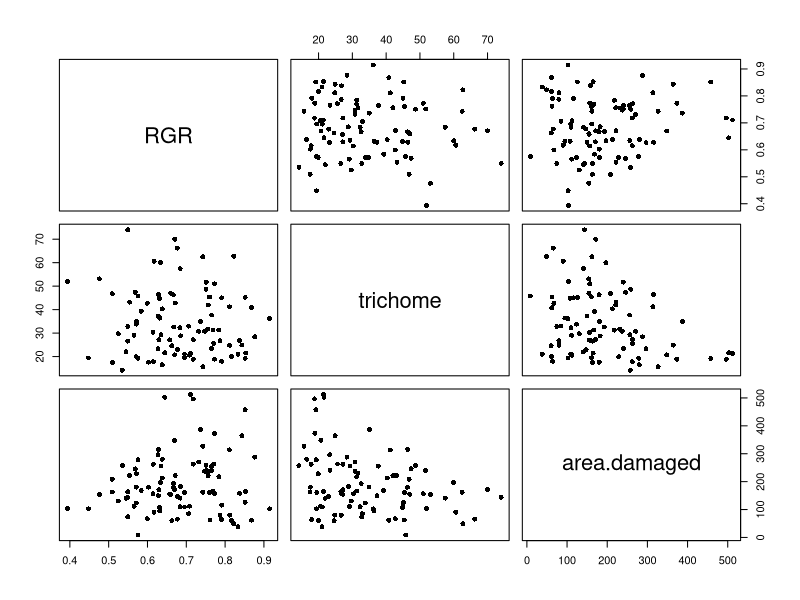
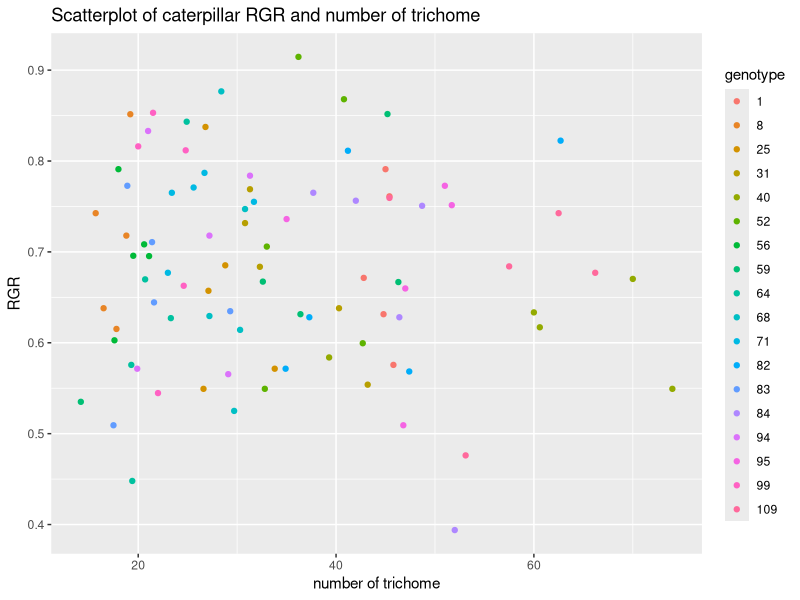
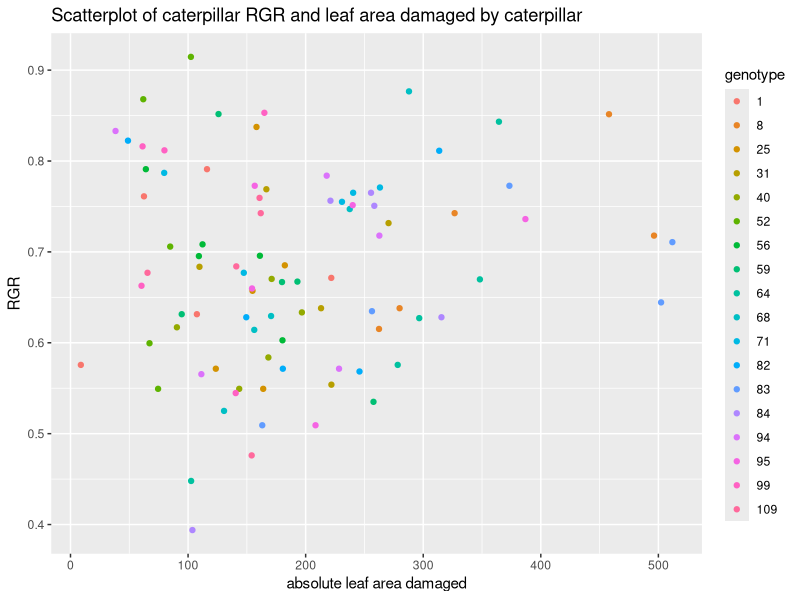
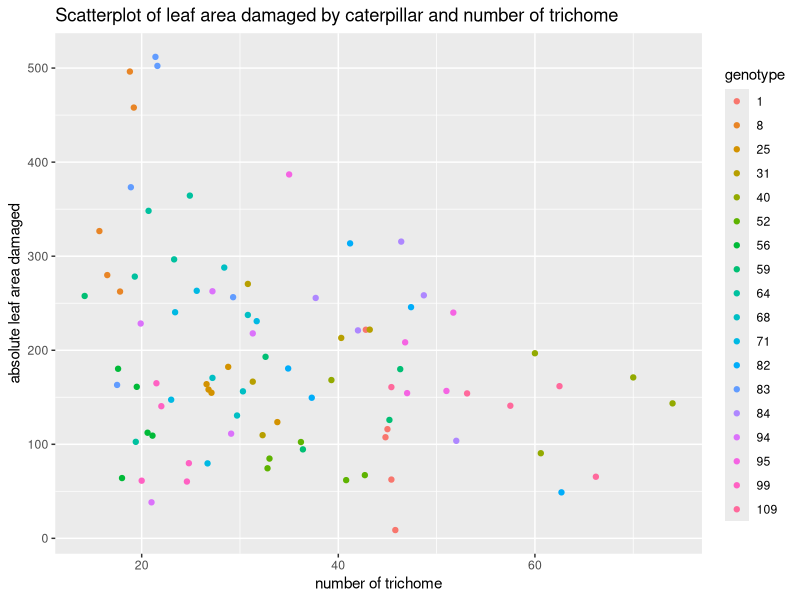
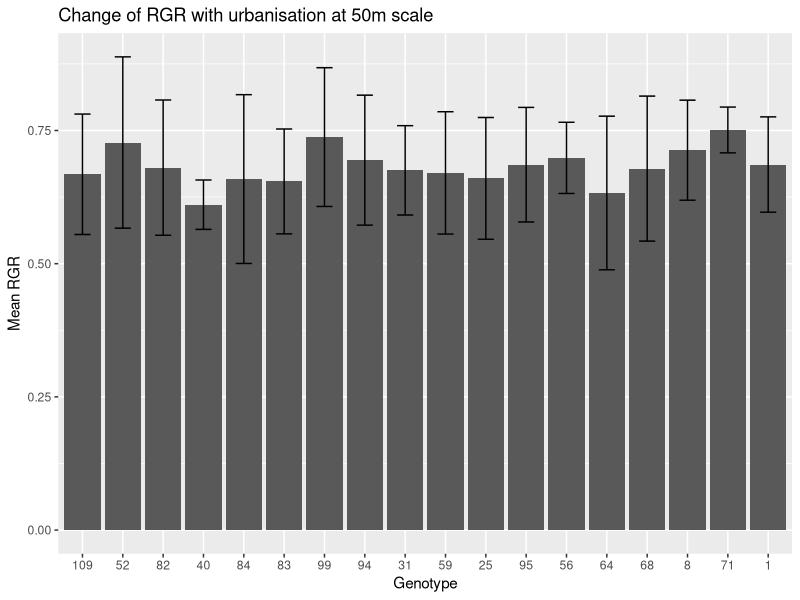
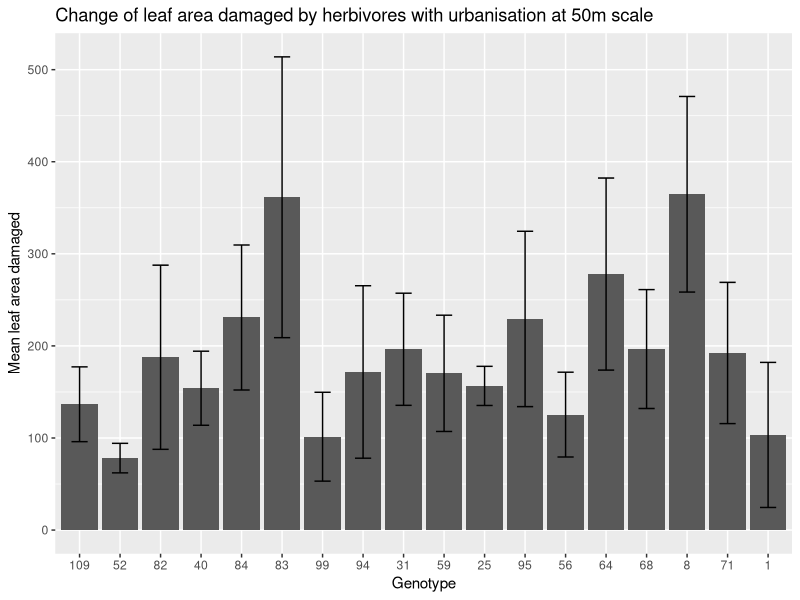
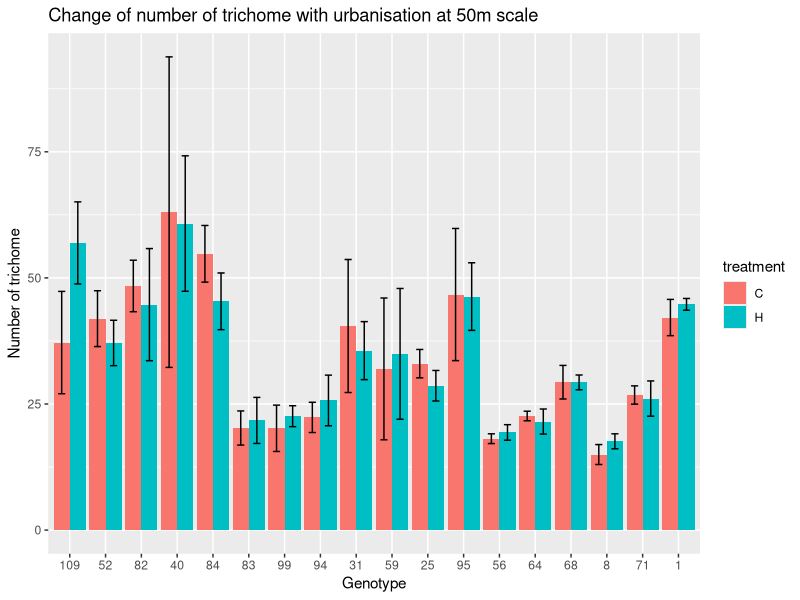
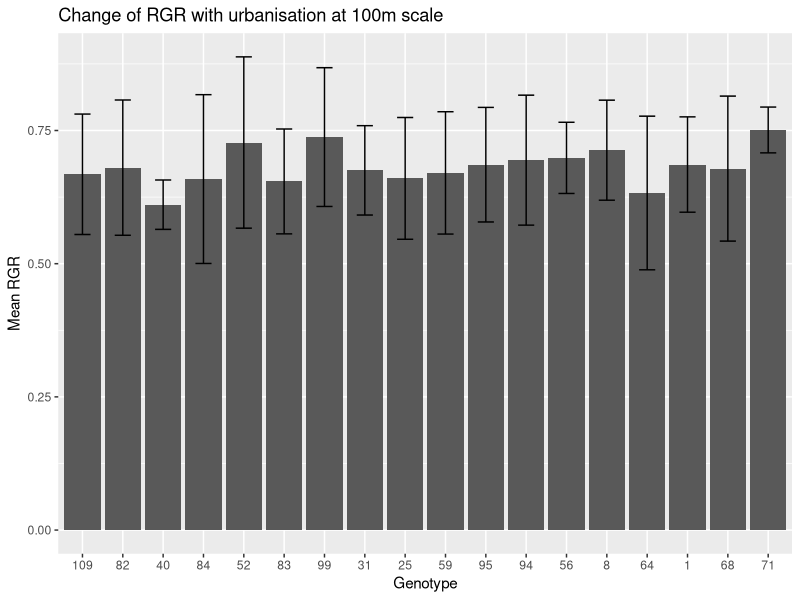

Recreate these plots in R, in order.
## ---- chunk 1
knitr::opts_chunk$set(echo = TRUE, warning = FALSE)
## ---- chunk 2
# load library
library(tidyverse)

# read data

## caterpillar weight in 4 days
caterpillar <- read.csv("caterpillar.wt_HT.csv", header = TRUE)
View(caterpillar)
## calculate RGR
cater.RGR <- caterpillar %>%
  mutate(RGR = (log(d5/d1)) / (5-1))
View(cater.RGR)

## number of trichome
trichome <- read.csv("no.trichomes_HT.csv", header = TRUE)
View(trichome)

## plant above- and belowground biomass
plant.biomass <- read.csv("plant.biomass_HT.csv", header = TRUE)
plant.biomass <- merge(plant.biomass, trichome, by=c("genotype", "replicate", "treatment"))

## leaf area
area.C <- read.csv("area_control.csv", header = TRUE)
View(area.C)
area.H <- read.csv("area_herbivory.csv", header = TRUE)
View(area.H)

# read spatial data
BU <- read.csv("mother_BU.csv", header = TRUE)
View(BU)
## ---- chunk 3
# select values of trichomes from herbivore treatment
trichome.H <- filter(trichome, treatment == "H")
View(trichome.H)

# create new working dataframe combining three variables: relative growth rate (RGR) of caterpillars, number of trichomes, absolute leaf area damaged by caterpillars.
herbivory <- merge(cater.RGR, trichome.H, by = c("genotype", "replicate"))
herbivory <- merge(herbivory, area.H, by = c("genotype", "replicate"))
herbivory <- cbind(cater.RGR, trichome.H[4], area.H[,-(1:3)])
View(herbivory)
herbivory$genotype <- as.factor(herbivory$genotype)

# correlations of RGR, number of trichome, parameters related to leaf area
cor.herbivory <- select(herbivory, RGR, trichome, area.undamaged, area.total, area.damaged, perc.damaged)
round(cor(cor.herbivory), 2)

cor.test(herbivory$trichome, herbivory$RGR)
cor.test(herbivory$area.damaged, herbivory$RGR)
cor.test(herbivory$trichome, herbivory$area.damaged)

# plot in one single image
newdata <- herbivory[, c(1,8:9,12)]
plot(newdata[,-1], pch=16)

# make scatterplots colored by "genotype"
library(ggplot2)
ggplot(herbivory, aes(trichome, RGR, color=genotype)) +
  geom_point() +
  labs(title = "Scatterplot of caterpillar RGR and number of trichome", x = "number of trichome", y = "RGR")

ggplot(herbivory, aes(area.damaged, RGR, color=genotype)) +
  geom_point() +
  labs(title = "Scatterplot of caterpillar RGR and leaf area damaged by caterpillar", x = "absolute leaf area damaged", y = "RGR")

ggplot(herbivory, aes(trichome, area.damaged, color=genotype)) +
  geom_point() +
  labs(title = "Scatterplot of leaf area damaged by caterpillar and number of trichome", x = "number of trichome", y = "absolute leaf area damaged")


## ---- chunk 4
# How RGR, leaf area damaged by herbivores, number of trichome per genotype with urbanisation. Make scatterplots.
  
# Select available dataframes: "herbivory" ,"trichome".
# Summarize the mean and sd.
library(plyr)
mRGR.area <- ddply(herbivory, "genotype", summarise,
                   mRGR = mean(RGR),
                   sd.RGR = sd(RGR),
                   marea = mean(area.damaged),
                   sd.area = sd(area.damaged)
                   )


mtric <- ddply(trichome, c("genotype", "treatment"), summarise,
                   mtric = mean(trichome),
                   sd.tric =sd(trichome)
                   )


# add spatial data
mRGR.area.BU <- merge(mRGR.area, BU, by="genotype")

mtric.BU <- merge(mtric, BU, by="genotype")
mtric.BU$genotype <- factor(mtric.BU$genotype)



## ---- chunk 5
# order genotypes by urbanisation
mRGR.area.BU <- mRGR.area.BU %>% arrange(d50) %>%
  mutate(genotype = factor(genotype, unique(genotype)))

mtric.BU <- mtric.BU %>% arrange(d50) %>%
  mutate(genotype = factor(genotype, unique(genotype)))

# make error bar plots
p.RGR50 <- ggplot(mRGR.area.BU, aes(x=genotype, y=mRGR)) +
  geom_bar(stat = "identity",
           position = position_dodge()) +
  geom_errorbar(aes(ymin=mRGR-sd.RGR, ymax=mRGR+sd.RGR), width=.4,
                position = position_dodge(.9)) +
  labs(title="Change of RGR with urbanisation at 50m scale", x="Genotype", y="Mean RGR")
p.RGR50

p.area50 <- ggplot(mRGR.area.BU, aes(x=genotype, y=marea)) +
  geom_bar(stat = "identity",
           position = position_dodge()) +
  geom_errorbar(aes(ymin=marea-sd.area, ymax=marea+sd.area), width=.4,
                position = position_dodge(.9)) +
  labs(title="Change of leaf area damaged by herbivores with urbanisation at 50m scale", x="Genotype", y="Mean leaf area damaged")
p.area50


p.tric50 <- ggplot(mtric.BU, aes(x=genotype, y=mtric, fill=treatment)) +
  geom_bar(stat = "identity",
           position = position_dodge()) +
  geom_errorbar(aes(ymin=mtric-sd.tric, ymax=mtric+sd.tric), width=.4,
                position = position_dodge(.9)) +
  labs(title="Change of number of trichome with urbanisation at 50m scale", x="Genotype", y="Number of trichome")
p.tric50
## ---- chunk 6
# order genotypes by urbanisation
mRGR.area.BU <- mRGR.area.BU %>% arrange(d100) %>%
  mutate(genotype = factor(genotype, unique(genotype)))

mtric.BU <- mtric.BU %>% arrange(d100) %>%
  mutate(genotype = factor(genotype, unique(genotype)))

# make error bar plots
p.RGR100 <- ggplot(mRGR.area.BU, aes(x=genotype, y=mRGR)) +
  geom_bar(stat = "identity",
           position = position_dodge()) +
  geom_errorbar(aes(ymin=mRGR-sd.RGR, ymax=mRGR+sd.RGR), width=.4,
                position = position_dodge(.9)) +
  labs(title="Change of RGR with urbanisation at 100m scale", x="Genotype", y="Mean RGR")
p.RGR100

p.area100 <- ggplot(mRGR.area.BU, aes(x=genotype, y=marea)) +
  geom_bar(stat = "identity",
           position = position_dodge()) +
  geom_errorbar(aes(ymin=marea-sd.area, ymax=marea+sd.area), width=.4,
                position = position_dodge(.9)) +
  labs(title="Change of leaf area damaged by herbivores with urbanisation at 100m scale", x="Genotype", y="Mean leaf area damaged")
p.area100

p.tric100 <- ggplot(mtric.BU, aes(x=genotype, y=mtric, fill=treatment)) +
  geom_bar(stat = "identity",
           position = position_dodge()) +
  geom_errorbar(aes(ymin=mtric-sd.tric, ymax=mtric+sd.tric), width=.4,
                position = position_dodge(.9)) +
  labs(title="Change of number of trichome with urbanisation at 100m scale", x="Genotype", y="Number of trichome")
p.tric100
## ---- chunk 7
# order genotypes by urbanisation
mRGR.area.BU <- mRGR.area.BU %>% arrange(d200) %>%
  mutate(genotype = factor(genotype, unique(genotype)))

mtric.BU <- mtric.BU %>% arrange(d200) %>%
  mutate(genotype = factor(genotype, unique(genotype)))

# make error bar plots
p.RGR200 <- ggplot(mRGR.area.BU, aes(x=genotype, y=mRGR)) +
  geom_bar(stat = "identity",
           position = position_dodge()) +
  geom_errorbar(aes(ymin=mRGR-sd.RGR, ymax=mRGR+sd.RGR), width=.4,
                position = position_dodge(.9)) +
  labs(title="Change of RGR with urbanisation at 200m scale", x="Genotype", y="Mean RGR")
p.RGR200

p.area200 <- ggplot(mRGR.area.BU, aes(x=genotype, y=marea)) +
  geom_bar(stat = "identity",
           position = position_dodge()) +
  geom_errorbar(aes(ymin=marea-sd.area, ymax=marea+sd.area), width=.4,
                position = position_dodge(.9)) +
  labs(title="Change of leaf area damaged by herbivores with urbanisation at 200m scale", x="Genotype", y="Mean leaf area damaged")
p.area200

p.tric200 <- ggplot(mtric.BU, aes(x=genotype, y=mtric, fill=treatment)) +
  geom_bar(stat = "identity",
           position = position_dodge()) +
  geom_errorbar(aes(ymin=mtric-sd.tric, ymax=mtric+sd.tric), width=.4,
                position = position_dodge(.9)) +
  labs(title="Change of number of trichome with urbanisation at 200m scale", x="Genotype", y="Number of trichome")
p.tric200
## ---- chunk 8
# order genotypes by urbanisation
mRGR.area.BU <- mRGR.area.BU %>% arrange(d400) %>%
  mutate(genotype = factor(genotype, unique(genotype)))

mtric.BU <- mtric.BU %>% arrange(d400) %>%
  mutate(genotype = factor(genotype, unique(genotype)))

# make error bar plots
p.RGR400 <- ggplot(mRGR.area.BU, aes(x=genotype, y=mRGR)) +
  geom_bar(stat = "identity",
           position = position_dodge()) +
  geom_errorbar(aes(ymin=mRGR-sd.RGR, ymax=mRGR+sd.RGR), width=.4,
                position = position_dodge(.9)) +
  labs(title="Change of RGR with urbanisation at 400m scale", x="Genotype", y="Mean RGR")
p.RGR400

p.area400 <- ggplot(mRGR.area.BU, aes(x=genotype, y=marea)) +
  geom_bar(stat = "identity",
           position = position_dodge()) +
  geom_errorbar(aes(ymin=marea-sd.area, ymax=marea+sd.area), width=.4,
                position = position_dodge(.9)) +
  labs(title="Change of leaf area damaged by herbivores with urbanisation at 400m scale", x="Genotype", y="Mean leaf area damaged")
p.area400

p.tric400 <- ggplot(mtric.BU, aes(x=genotype, y=mtric, fill=treatment)) +
  geom_bar(stat = "identity",
           position = position_dodge()) +
  geom_errorbar(aes(ymin=mtric-sd.tric, ymax=mtric+sd.tric), width=.4,
                position = position_dodge(.9)) +
  labs(title="Change of number of trichome with urbanisation at 400m scale", x="Genotype", y="Number of trichome")
p.tric400
## ---- chunk 9
# order genotypes by urbanisation
mRGR.area.BU <- mRGR.area.BU %>% arrange(d800) %>%
  mutate(genotype = factor(genotype, unique(genotype)))

mtric.BU <- mtric.BU %>% arrange(d800) %>%
  mutate(genotype = factor(genotype, unique(genotype)))

# make error bar plots
p.RGR800 <- ggplot(mRGR.area.BU, aes(x=genotype, y=mRGR)) +
  geom_bar(stat = "identity",
           position = position_dodge()) +
  geom_errorbar(aes(ymin=mRGR-sd.RGR, ymax=mRGR+sd.RGR), width=.4,
                position = position_dodge(.9)) +
  labs(title="Change of RGR with urbanisation at 800m scale", x="Genotype", y="Mean RGR")
p.RGR800

p.area800 <- ggplot(mRGR.area.BU, aes(x=genotype, y=marea)) +
  geom_bar(stat = "identity",
           position = position_dodge()) +
  geom_errorbar(aes(ymin=marea-sd.area, ymax=marea+sd.area), width=.4,
                position = position_dodge(.9)) +
  labs(title="Change of leaf area damaged by herbivores with urbanisation at 800m scale", x="Genotype", y="Mean leaf area damaged")
p.area800

p.tric800 <- ggplot(mtric.BU, aes(x=genotype, y=mtric, fill=treatment)) +
  geom_bar(stat = "identity",
           position = position_dodge()) +
  geom_errorbar(aes(ymin=mtric-sd.tric, ymax=mtric+sd.tric), width=.4,
                position = position_dodge(.9)) +
  labs(title="Change of number of trichome with urbanisation at 800m scale", x="Genotype", y="Number of trichome")
p.tric800
## ---- chunk 10
# order genotypes by urbanisation
mRGR.area.BU <- mRGR.area.BU %>% arrange(d1600) %>%
  mutate(genotype = factor(genotype, unique(genotype)))

mtric.BU <- mtric.BU %>% arrange(d1600) %>%
  mutate(genotype = factor(genotype, unique(genotype)))

# make error bar plots
p.RGR1600 <- ggplot(mRGR.area.BU, aes(x=genotype, y=mRGR)) +
  geom_bar(stat = "identity",
           position = position_dodge()) +
  geom_errorbar(aes(ymin=mRGR-sd.RGR, ymax=mRGR+sd.RGR), width=.4,
                position = position_dodge(.9)) +
  labs(title="Change of RGR with urbanisation at 1600m scale", x="Genotype", y="Mean RGR")
p.RGR1600

p.area1600 <- ggplot(mRGR.area.BU, aes(x=genotype, y=marea)) +
  geom_bar(stat = "identity",
           position = position_dodge()) +
  geom_errorbar(aes(ymin=marea-sd.area, ymax=marea+sd.area), width=.4,
                position = position_dodge(.9)) +
  labs(title="Change of leaf area damaged by herbivores with urbanisation at 1600m scale", x="Genotype", y="Mean leaf area damaged")
p.area1600

p.tric1600 <- ggplot(mtric.BU, aes(x=genotype, y=mtric, fill=treatment)) +
  geom_bar(stat = "identity",
           position = position_dodge()) +
  geom_errorbar(aes(ymin=mtric-sd.tric, ymax=mtric+sd.tric), width=.4,
                position = position_dodge(.9)) +
  labs(title="Change of number of trichome with urbanisation at 1600m scale", x="Genotype", y="Number of trichome")
p.tric1600
## ---- chunk 11
# order genotypes by urbanisation
mRGR.area.BU <- mRGR.area.BU %>% arrange(d2400) %>%
  mutate(genotype = factor(genotype, unique(genotype)))

mtric.BU <- mtric.BU %>% arrange(d2400) %>%
  mutate(genotype = factor(genotype, unique(genotype)))

# make error bar plots
p.RGR2400 <- ggplot(mRGR.area.BU, aes(x=genotype, y=mRGR)) +
  geom_bar(stat = "identity",
           position = position_dodge()) +
  geom_errorbar(aes(ymin=mRGR-sd.RGR, ymax=mRGR+sd.RGR), width=.4,
                position = position_dodge(.9)) +
  labs(title="Change of RGR with urbanisation at 2400m scale", x="Genotype", y="Mean RGR")
p.RGR2400

p.area2400 <- ggplot(mRGR.area.BU, aes(x=genotype, y=marea)) +
  geom_bar(stat = "identity",
           position = position_dodge()) +
  geom_errorbar(aes(ymin=marea-sd.area, ymax=marea+sd.area), width=.4,
                position = position_dodge(.9)) +
  labs(title="Change of leaf area damaged by herbivores with urbanisation at 2400m scale", x="Genotype", y="Mean leaf area damaged")
p.area2400

p.tric2400 <- ggplot(mtric.BU, aes(x=genotype, y=mtric, fill=treatment)) +
  geom_bar(stat = "identity",
           position = position_dodge()) +
  geom_errorbar(aes(ymin=mtric-sd.tric, ymax=mtric+sd.tric), width=.4,
                position = position_dodge(.9)) +
  labs(title="Change of number of trichome with urbanisation at 2400m scale", x="Genotype", y="Number of trichome")
p.tric2400
## ---- chunk 12
# order genotypes by urbanisation
mRGR.area.BU <- mRGR.area.BU %>% arrange(d3200) %>%
  mutate(genotype = factor(genotype, unique(genotype)))

mtric.BU <- mtric.BU %>% arrange(d3200) %>%
  mutate(genotype = factor(genotype, unique(genotype)))

# make error bar plots
p.RGR3200 <- ggplot(mRGR.area.BU, aes(x=genotype, y=mRGR)) +
  geom_bar(stat = "identity",
           position = position_dodge()) +
  geom_errorbar(aes(ymin=mRGR-sd.RGR, ymax=mRGR+sd.RGR), width=.4,
                position = position_dodge(.9)) +
  labs(title="Change of RGR with urbanisation at 3200m scale", x="Genotype", y="Mean RGR")
p.RGR3200

p.area3200 <- ggplot(mRGR.area.BU, aes(x=genotype, y=marea)) +
  geom_bar(stat = "identity",
           position = position_dodge()) +
  geom_errorbar(aes(ymin=marea-sd.area, ymax=marea+sd.area), width=.4,
                position = position_dodge(.9)) +
  labs(title="Change of leaf area damaged by herbivores with urbanisation at 3200m scale", x="Genotype", y="Mean leaf area damaged")
p.area3200

p.tric3200 <- ggplot(mtric.BU, aes(x=genotype, y=mtric, fill=treatment)) +
  geom_bar(stat = "identity",
           position = position_dodge()) +
  geom_errorbar(aes(ymin=mtric-sd.tric, ymax=mtric+sd.tric), width=.4,
                position = position_dodge(.9)) +
  labs(title="Change of number of trichome with urbanisation at 3200m scale", x="Genotype", y="Number of trichome")
p.tric3200
## ---- chunk 13
# dataframes: "herbivory", "trichome"
# Compute the analysis of variance
area.aov <- aov(area.damaged ~ genotype, data = herbivory)
summary(area.aov)

RGR.aov <- aov(RGR ~ genotype, data = herbivory)
summary(RGR.aov)

trichome$genotype <- as.factor(trichome$genotype)
tric.aov <- aov(trichome ~ genotype+treatment, data = trichome)
summary(tric.aov)

# categorize as rural and urban groups
urban50 <- BU %>% top_n(9, d50)      ###select the most urban genotypes
urban50 <- cbind(habitat = "urban", urban50)      ###add a new column marked as "urban" habitat 

rural50 <- BU %>% top_n(-9, d50)     ###select the most rural genotypes
rural50 <- cbind(habitat = "rural", rural50)      ###add a new column marked as "rural" habitat 

ru50 <- rbind(urban50, rural50)

tric.BU.50 <- merge(trichome, ru50, by = "genotype")
View(tric.BU.50)
# Difference of trichome number between urban and rural genotypes
tric.aov1 <- aov(trichome ~ habitat, data = tric.BU.50)
summary(tric.aov1)
## ---- chunk 14
# add spatial data to herbivory data
herbivory.BU <- merge(herbivory, BU, by = "genotype")
View(herbivory.BU)
## ---- chunk 15
herbivory.BU$genotype <- as.factor(herbivory.BU$genotype)
# gather data by radii
herbivory.BU.L <- gather(herbivory.BU, `d50`, `d100`, `d200`, `d400`, `d800`, `d1600`, `d2400`, `d3200`, 
       key = "radii", value = "ratio.bu")
View(herbivory.BU.L)

# create plot
p.dama <- ggplot(herbivory.BU.L) +
  geom_point(mapping = aes(x = ratio.bu, y = area.damaged, colour = genotype)) +
  facet_wrap(~ radii, nrow = 3) +
  labs(title = "Absolute leaf area damaged by caterpillars at 8 radii scales", x = "BU%", y = "Absolute leaf area damaged") +
  geom_smooth(mapping = aes(x = ratio.bu, y = area.damaged), method='lm')
p.dama


#make lm models
mod.leaf50 <- lm(herbivory.BU, formula = area.damaged ~ d50)
mod.leaf100 <- lm(herbivory.BU, formula = area.damaged ~ d100)
mod.leaf200 <- lm(herbivory.BU, formula = area.damaged ~ d200)
mod.leaf400 <- lm(herbivory.BU, formula = area.damaged ~ d400)
mod.leaf800 <- lm(herbivory.BU, formula = area.damaged ~ d800)
mod.leaf1600 <- lm(herbivory.BU, formula = area.damaged ~ d1600)
mod.leaf2400 <- lm(herbivory.BU, formula = area.damaged ~ d2400)
mod.leaf3200 <- lm(herbivory.BU, formula = area.damaged ~ d3200)

AIC(mod.leaf50, mod.leaf100, mod.leaf200, mod.leaf400, mod.leaf800, mod.leaf1600, mod.leaf2400, mod.leaf3200)   #d200 has lowest AIC score.
summary(mod.leaf200)

# visualize residuals and fitted values.
plot(mod.leaf200, pch=16, which=1)




## ---- chunk 16
# calculate the mean: summarise()
mean.dama <- ddply(herbivory.BU, "genotype", summarise,
                   mean.dama = mean(area.damaged)
                   )

# combine spatial data and means of absolute leaf area damaged by caterpillars
dama.BU <- merge(mean.dama, BU, by = "genotype")
View(dama.BU)

# gather data 
dama.BU.L <- gather(dama.BU, `d50`, `d100`, `d200`, `d400`, `d800`, `d1600`, `d2400`, `d3200`, 
       key = "radii", value = "ratio.bu")
View(dama.BU.L)

# create plot
p.mdama <- ggplot(dama.BU.L) +
  geom_point(mapping = aes(x = ratio.bu, y = mean.dama, colour = genotype)) +
  facet_wrap(~ radii, nrow = 3) +
  labs(title = "Mean absolute leaf area damaged by caterpillars at 8 radii scales", x = "BU%", y = "Absolute leaf area damaged") +
  geom_smooth(mapping = aes(x = ratio.bu, y = mean.dama), method='lm')
p.mdama


#make lm models
mod.mleaf50 <- lm(dama.BU, formula = mean.dama ~ d50)
mod.mleaf100 <- lm(dama.BU, formula = mean.dama ~ d100)
mod.mleaf200 <- lm(dama.BU, formula = mean.dama ~ d200)
mod.mleaf400 <- lm(dama.BU, formula = mean.dama ~ d400)
mod.mleaf800 <- lm(dama.BU, formula = mean.dama ~ d800)
mod.mleaf1600 <- lm(dama.BU, formula = mean.dama ~ d1600)
mod.mleaf2400 <- lm(dama.BU, formula = mean.dama ~ d2400)
mod.mleaf3200 <- lm(dama.BU, formula = mean.dama ~ d3200)

AIC(mod.mleaf50, mod.mleaf100, mod.mleaf200, mod.mleaf400, mod.mleaf800, mod.mleaf1600, mod.mleaf2400, mod.mleaf3200)   #d200 has lowest AIC score.
summary(mod.mleaf200)
# visualize residuals and fitted values.
plot(mod.mleaf200, pch=16, which=1)
## ---- chunk 17
# use available dataframe "herbivory.BU.L"
## create plots of RGR and spatial scales based on all individual obserations


# create plot
p.RGR <- ggplot(herbivory.BU.L) +
  geom_point(mapping = aes(x = ratio.bu, y = RGR, colour = genotype)) +
  facet_wrap(~ radii, nrow = 3) +
  labs(title = "RGR of caterpillar at 8 radii scales", x = "BU%", y = "RGR") +
  geom_smooth(mapping = aes(x = ratio.bu, y = RGR), method='lm')
p.RGR


#make lm models
mod.RGR50 <- lm(herbivory.BU, formula = RGR ~ d50)
mod.RGR100 <- lm(herbivory.BU, formula = RGR ~ d100)
mod.RGR200 <- lm(herbivory.BU, formula = RGR ~ d200)
mod.RGR400 <- lm(herbivory.BU, formula = RGR ~ d400)
mod.RGR800 <- lm(herbivory.BU, formula = RGR ~ d800)
mod.RGR1600 <- lm(herbivory.BU, formula = RGR ~ d1600)
mod.RGR2400 <- lm(herbivory.BU, formula = RGR ~ d2400)
mod.RGR3200 <- lm(herbivory.BU, formula = RGR ~ d3200)

AIC(mod.RGR50, mod.RGR100, mod.RGR200, mod.RGR400, mod.RGR800, mod.RGR1600, mod.RGR2400, mod.RGR3200)     #### d100 has lowest AIC score.
summary(mod.RGR100)

## ---- chunk 18
# calculate mean RGR of caterpillars
mean.RGR <- ddply(herbivory.BU, "genotype", summarise,
                  mean.RGR = mean(RGR)
                  )


# combine spatial data with data on mean RGR
RGR.BU <- merge(mean.RGR, BU, by = "genotype")
View(RGR.BU)

# gather data 
RGR.BU.L <- gather(RGR.BU, `d50`, `d100`, `d200`, `d400`, `d800`, `d1600`, `d2400`, `d3200`, 
       key = "radii", value = "ratio.bu")
View(RGR.BU.L)

# create the plot
p.mRGR <- ggplot(RGR.BU.L) +
  geom_point(mapping = aes(x = ratio.bu, y = mean.RGR, colour = genotype)) +
  facet_wrap(~ radii, nrow = 3) +
  labs(title = "Mean RGR of caterpillar at 8 radii scales", x = "BU%", y = "mean RGR") +
  geom_smooth(mapping = aes(x = ratio.bu, y = mean.RGR), method = 'lm')
p.mRGR

#make lm models
mod.mRGR50 <- lm(RGR.BU, formula = mean.RGR ~ d50)
mod.mRGR100 <- lm(RGR.BU, formula = mean.RGR ~ d100)
mod.mRGR200 <- lm(RGR.BU, formula = mean.RGR ~ d200)
mod.mRGR400 <- lm(RGR.BU, formula = mean.RGR ~ d400)
mod.mRGR800 <- lm(RGR.BU, formula = mean.RGR ~ d800)
mod.mRGR1600 <- lm(RGR.BU, formula = mean.RGR ~ d1600)
mod.mRGR2400 <- lm(RGR.BU, formula = mean.RGR ~ d2400)
mod.mRGR3200 <- lm(RGR.BU, formula = mean.RGR ~ d3200)

AIC(mod.mRGR50, mod.mRGR100, mod.mRGR200, mod.mRGR400, mod.mRGR800, mod.mRGR1600, mod.mRGR2400, mod.mRGR3200)     #### d100 has lowest AIC score.
summary(mod.mRGR100)

## ---- chunk 19
# use available dataframe "herbivory.BU.L"
## create plots of number of trichome and spatial scales based on all individual obserations


# create plot
p.tric <- ggplot(herbivory.BU.L) +
  geom_point(mapping = aes(x = ratio.bu, y = trichome, colour = genotype)) +
  facet_wrap(~ radii, nrow = 3) +
  labs(title = "Number of trichome at 8 radii scales", x = "BU%", y = "Number of trichome") +
  geom_smooth(mapping = aes(x = ratio.bu, y = trichome), method='lm')
p.tric


#make lm models
mod.tric50 <- lm(herbivory.BU, formula = trichome ~ d50)
mod.tric100 <- lm(herbivory.BU, formula = trichome ~ d100)
mod.tric200 <- lm(herbivory.BU, formula = trichome ~ d200)
mod.tric400 <- lm(herbivory.BU, formula = trichome ~ d400)
mod.tric800 <- lm(herbivory.BU, formula = trichome ~ d800)
mod.tric1600 <- lm(herbivory.BU, formula = trichome ~ d1600)
mod.tric2400 <- lm(herbivory.BU, formula = trichome ~ d2400)
mod.tric3200 <- lm(herbivory.BU, formula = trichome ~ d3200)

AIC(mod.tric50, mod.tric100, mod.tric200, mod.tric400, mod.tric800, mod.tric1600, mod.tric2400, mod.tric3200)     #### d200 has lowest AIC score.
summary(mod.tric200)

## ---- chunk 20
# calculate mean number of trichome per genotype
mean.tric <- ddply(herbivory.BU, "genotype", summarise,
                  mean.tric = mean(trichome)
                  )

# combine spatial data with data on mean RGR
tric.BU <- merge(mean.tric, BU, by = "genotype")

# gather data 
tric.BU.L <- gather(tric.BU, `d50`, `d100`, `d200`, `d400`, `d800`, `d1600`, `d2400`, `d3200`, 
       key = "radii", value = "ratio.bu")

# create the plot
p.mtric <- ggplot(tric.BU.L) +
  geom_point(mapping = aes(x = ratio.bu, y = mean.tric, colour = genotype)) +
  facet_wrap(~ radii, nrow = 3) +
  labs(title = "Mean number of trichome at 8 radii scales", x = "BU%", y = "mean number of trichome") +
  geom_smooth(mapping = aes(x = ratio.bu, y = mean.tric), method = 'lm')
p.mtric

#make lm models
mod.mtric50 <- lm(tric.BU, formula = mean.tric ~ d50)
mod.mtric100 <- lm(tric.BU, formula = mean.tric ~ d100)
mod.mtric200 <- lm(tric.BU, formula = mean.tric ~ d200)
mod.mtric400 <- lm(tric.BU, formula = mean.tric ~ d400)
mod.mtric800 <- lm(tric.BU, formula = mean.tric ~ d800)
mod.mtric1600 <- lm(tric.BU, formula = mean.tric ~ d1600)
mod.mtric2400 <- lm(tric.BU, formula = mean.tric ~ d2400)
mod.mtric3200 <- lm(tric.BU, formula = mean.tric ~ d3200)

AIC(mod.mtric50, mod.mtric100, mod.mtric200, mod.mtric400, mod.mtric800, mod.mtric1600, mod.mtric2400, mod.mtric3200)     #### d200 has lowest AIC score.
summary(mod.mtric200)

## ---- chunk 21
## calculate root:shoot ratio in biomass: "plant.biomass"
biomass_HT <- mutate(plant.biomass, ratio = BG.biomass/AG.biomass)

# summarize the data:
mass.geno <- ddply(biomass_HT, c("genotype", "treatment"), summarise,
                   mAG = mean(AG.biomass),
                   sd.AG =sd(AG.biomass),
                   mBG = mean(BG.biomass),
                   sd.BG = sd(BG.biomass),
                   mratio = mean(ratio),
                   sd.ratio = sd(ratio)
                   )

# add spatial data
mass.geno.BU <- merge(mass.geno, BU, by="genotype")
View(mass.geno.BU)

mass.geno.BU$genotype <- as.factor(mass.geno.BU$genotype)

## ---- chunk 22
# at 50m scale

## order genotypes by specifying urbanisation at 50m scale
mass.geno.BU <- mass.geno.BU %>%
  arrange(d50) %>%
  mutate(genotype = factor(genotype, unique(genotype)))


## plot
p.BG.50 <- ggplot(mass.geno.BU, aes(x=genotype, y=mBG, fill=treatment)) +
  geom_bar(stat = "identity", 
           position = position_dodge()) +
  geom_errorbar(aes(ymin=mBG-sd.BG, ymax=mBG+sd.BG), width=.4,
                position = position_dodge(.9)) +
  labs(title = "Belowground root biomass per genotype at 50m scale", x = "Genotype", y = "Root mass (mg)") 

p.AG.50 <- ggplot(mass.geno.BU, aes(x=genotype, y=mAG, fill=treatment)) +
  geom_bar(stat = "identity", 
           position = position_dodge()) +
  geom_errorbar(aes(ymin=mAG-sd.AG, ymax=mAG+sd.AG), width=.4,
                position = position_dodge(.9)) +
  labs(title = "Aboveground shoot biomass per genotype at 50m scale", x = "Genotype", y = "Shoot mass (mg)")

p.rs.50 <- ggplot(mass.geno.BU, aes(x=genotype, y=mratio, fill=treatment)) +
  geom_bar(stat = "identity", 
           position = position_dodge()) +
  geom_errorbar(aes(ymin=mratio-sd.ratio, ymax=mratio+sd.ratio), width=.4,
                position = position_dodge(.9)) +
  labs(title = "Ratio of root and shoot per genotype at 50m scale", x = "Genotype", y = "Root/shoot")

p.BG.50
p.AG.50
p.rs.50
## ---- chunk 23
## order genotypes by specifying urbanisation at 100m scale
mass.geno.BU <- mass.geno.BU %>%
  arrange(d100) %>%
  mutate(genotype = factor(genotype, unique(genotype)))

## plot
p.BG.100 <- ggplot(mass.geno.BU, aes(x=genotype, y=mBG, fill=treatment)) +
  geom_bar(stat = "identity", 
           position = position_dodge()) +
  geom_errorbar(aes(ymin=mBG-sd.BG, ymax=mBG+sd.BG), width=.4,
                position = position_dodge(.9)) +
  labs(title = "Belowground root biomass per genotype at 100m scale", x = "Genotype", y = "Root mass (mg)") 

p.AG.100 <- ggplot(mass.geno.BU, aes(x=genotype, y=mAG, fill=treatment)) +
  geom_bar(stat = "identity", 
           position = position_dodge()) +
  geom_errorbar(aes(ymin=mAG-sd.AG, ymax=mAG+sd.AG), width=.4,
                position = position_dodge(.9)) +
  labs(title = "Aboveground shoot biomass per genotype at 100m scale", x = "Genotype", y = "Shoot mass (mg)")

p.rs.100 <- ggplot(mass.geno.BU, aes(x=genotype, y=mratio, fill=treatment)) +
  geom_bar(stat = "identity", 
           position = position_dodge()) +
  geom_errorbar(aes(ymin=mratio-sd.ratio, ymax=mratio+sd.ratio), width=.4,
                position = position_dodge(.9)) +
  labs(title = "Ratio of root and shoot per genotype at 100m scale", x = "Genotype", y = "Root/shoot")

p.BG.100
p.AG.100
p.rs.100
## ---- chunk 24
## order genotypes by specifying urbanisation at 200m scale
mass.geno.BU <- mass.geno.BU %>%
  arrange(d200) %>%
  mutate(genotype = factor(genotype, unique(genotype)))
## plot
p.BG.200 <- ggplot(mass.geno.BU, aes(x=genotype, y=mBG, fill=treatment)) +
  geom_bar(stat = "identity", 
           position = position_dodge()) +
  geom_errorbar(aes(ymin=mBG-sd.BG, ymax=mBG+sd.BG), width=.4,
                position = position_dodge(.9)) +
  labs(title = "Belowground root biomass per genotype at 200m scale", x = "Genotype", y = "Root mass (mg)") 

p.AG.200 <- ggplot(mass.geno.BU, aes(x=genotype, y=mAG, fill=treatment)) +
  geom_bar(stat = "identity", 
           position = position_dodge()) +
  geom_errorbar(aes(ymin=mAG-sd.AG, ymax=mAG+sd.AG), width=.4,
                position = position_dodge(.9)) +
  labs(title = "Aboveground shoot biomass per genotype at 200m scale", x = "Genotype", y = "Shoot mass (mg)")

p.rs.200 <- ggplot(mass.geno.BU, aes(x=genotype, y=mratio, fill=treatment)) +
  geom_bar(stat = "identity", 
           position = position_dodge()) +
  geom_errorbar(aes(ymin=mratio-sd.ratio, ymax=mratio+sd.ratio), width=.4,
                position = position_dodge(.9)) +
  labs(title = "Ratio of root and shoot per genotype at 200m scale", x = "Genotype", y = "Root/shoot")

p.BG.200
p.AG.200
p.rs.200
## ---- chunk 25
## order genotypes by specifying urbanisation at 400m scale
mass.geno.BU <- mass.geno.BU %>%
  arrange(d400) %>%
  mutate(genotype = factor(genotype, unique(genotype)))
## plot
p.BG.400 <- ggplot(mass.geno.BU, aes(x=genotype, y=mBG, fill=treatment)) +
  geom_bar(stat = "identity", 
           position = position_dodge()) +
  geom_errorbar(aes(ymin=mBG-sd.BG, ymax=mBG+sd.BG), width=.4,
                position = position_dodge(.9)) +
  labs(title = "Belowground root biomass per genotype at 400m scale", x = "Genotype", y = "Root mass (mg)") 

p.AG.400 <- ggplot(mass.geno.BU, aes(x=genotype, y=mAG, fill=treatment)) +
  geom_bar(stat = "identity", 
           position = position_dodge()) +
  geom_errorbar(aes(ymin=mAG-sd.AG, ymax=mAG+sd.AG), width=.4,
                position = position_dodge(.9)) +
  labs(title = "Aboveground shoot biomass per genotype at 400m scale", x = "Genotype", y = "Shoot mass (mg)")

p.rs.400 <- ggplot(mass.geno.BU, aes(x=genotype, y=mratio, fill=treatment)) +
  geom_bar(stat = "identity", 
           position = position_dodge()) +
  geom_errorbar(aes(ymin=mratio-sd.ratio, ymax=mratio+sd.ratio), width=.4,
                position = position_dodge(.9)) +
  labs(title = "Ratio of root and shoot per genotype at 400m scale", x = "Genotype", y = "Root/shoot")

p.BG.400
p.AG.400
p.rs.400
## ---- chunk 26
## order genotypes by specifying urbanisation at 800m scale
mass.geno.BU <- mass.geno.BU %>%
  arrange(d800) %>%
  mutate(genotype = factor(genotype, unique(genotype)))
## plot
p.BG.800 <- ggplot(mass.geno.BU, aes(x=genotype, y=mBG, fill=treatment)) +
  geom_bar(stat = "identity", 
           position = position_dodge()) +
  geom_errorbar(aes(ymin=mBG-sd.BG, ymax=mBG+sd.BG), width=.4,
                position = position_dodge(.9)) +
  labs(title = "Belowground root biomass per genotype at 800m scale", x = "Genotype", y = "Root mass (mg)") 

p.AG.800 <- ggplot(mass.geno.BU, aes(x=genotype, y=mAG, fill=treatment)) +
  geom_bar(stat = "identity", 
           position = position_dodge()) +
  geom_errorbar(aes(ymin=mAG-sd.AG, ymax=mAG+sd.AG), width=.4,
                position = position_dodge(.9)) +
  labs(title = "Aboveground shoot biomass per genotype at 800m scale", x = "Genotype", y = "Shoot mass (mg)")

p.rs.800 <- ggplot(mass.geno.BU, aes(x=genotype, y=mratio, fill=treatment)) +
  geom_bar(stat = "identity", 
           position = position_dodge()) +
  geom_errorbar(aes(ymin=mratio-sd.ratio, ymax=mratio+sd.ratio), width=.4,
                position = position_dodge(.9)) +
  labs(title = "Ratio of root and shoot per genotype at 800m scale", x = "Genotype", y = "Root/shoot")

p.BG.800
p.AG.800
p.rs.800
## ---- chunk 27
## order genotypes by specifying urbanisation at 1600m scale
mass.geno.BU <- mass.geno.BU %>%
  arrange(d1600) %>%
  mutate(genotype = factor(genotype, unique(genotype)))
## plot
p.BG.1600 <- ggplot(mass.geno.BU, aes(x=genotype, y=mBG, fill=treatment)) +
  geom_bar(stat = "identity", 
           position = position_dodge()) +
  geom_errorbar(aes(ymin=mBG-sd.BG, ymax=mBG+sd.BG), width=.4,
                position = position_dodge(.9)) +
  labs(title = "Belowground root biomass per genotype at 1600m scale", x = "Genotype", y = "Root mass (mg)") 

p.AG.1600 <- ggplot(mass.geno.BU, aes(x=genotype, y=mAG, fill=treatment)) +
  geom_bar(stat = "identity", 
           position = position_dodge()) +
  geom_errorbar(aes(ymin=mAG-sd.AG, ymax=mAG+sd.AG), width=.4,
                position = position_dodge(.9)) +
  labs(title = "Aboveground shoot biomass per genotype at 1600m scale", x = "Genotype", y = "Shoot mass (mg)")

p.rs.1600 <- ggplot(mass.geno.BU, aes(x=genotype, y=mratio, fill=treatment)) +
  geom_bar(stat = "identity", 
           position = position_dodge()) +
  geom_errorbar(aes(ymin=mratio-sd.ratio, ymax=mratio+sd.ratio), width=.4,
                position = position_dodge(.9)) +
  labs(title = "Ratio of root and shoot per genotype at 1600m scale", x = "Genotype", y = "Root/shoot")

p.BG.1600
p.AG.1600
p.rs.1600
## ---- chunk 28
## order genotypes by specifying urbanisation at 2400m scale
mass.geno.BU <- mass.geno.BU %>%
  arrange(d2400) %>%
  mutate(genotype = factor(genotype, unique(genotype)))
## plot
p.BG.2400 <- ggplot(mass.geno.BU, aes(x=genotype, y=mBG, fill=treatment)) +
  geom_bar(stat = "identity", 
           position = position_dodge()) +
  geom_errorbar(aes(ymin=mBG-sd.BG, ymax=mBG+sd.BG), width=.4,
                position = position_dodge(.9)) +
  labs(title = "Belowground root biomass per genotype at 2400m scale", x = "Genotype", y = "Root mass (mg)") 

p.AG.2400 <- ggplot(mass.geno.BU, aes(x=genotype, y=mAG, fill=treatment)) +
  geom_bar(stat = "identity", 
           position = position_dodge()) +
  geom_errorbar(aes(ymin=mAG-sd.AG, ymax=mAG+sd.AG), width=.4,
                position = position_dodge(.9)) +
  labs(title = "Aboveground shoot biomass per genotype at 2400m scale", x = "Genotype", y = "Shoot mass (mg)")

p.rs.2400 <- ggplot(mass.geno.BU, aes(x=genotype, y=mratio, fill=treatment)) +
  geom_bar(stat = "identity", 
           position = position_dodge()) +
  geom_errorbar(aes(ymin=mratio-sd.ratio, ymax=mratio+sd.ratio), width=.4,
                position = position_dodge(.9)) +
  labs(title = "Ratio of root and shoot per genotype at 2400m scale", x = "Genotype", y = "Root/shoot")

p.BG.2400
p.AG.2400
p.rs.2400

## ---- chunk 29
## order genotypes by specifying urbanisation at 3200m scale
mass.geno.BU <- mass.geno.BU %>%
  arrange(d3200) %>%
  mutate(genotype = factor(genotype, unique(genotype)))
## plot
p.BG.3200 <- ggplot(mass.geno.BU, aes(x=genotype, y=mBG, fill=treatment)) +
  geom_bar(stat = "identity", 
           position = position_dodge()) +
  geom_errorbar(aes(ymin=mBG-sd.BG, ymax=mBG+sd.BG), width=.4,
                position = position_dodge(.9)) +
  labs(title = "Belowground root biomass per genotype at 3200m scale", x = "Genotype", y = "Root mass (mg)") 

p.AG.3200 <- ggplot(mass.geno.BU, aes(x=genotype, y=mAG, fill=treatment)) +
  geom_bar(stat = "identity", 
           position = position_dodge()) +
  geom_errorbar(aes(ymin=mAG-sd.AG, ymax=mAG+sd.AG), width=.4,
                position = position_dodge(.9)) +
  labs(title = "Aboveground shoot biomass per genotype at 3200m scale", x = "Genotype", y = "Shoot mass (mg)")

p.rs.3200 <- ggplot(mass.geno.BU, aes(x=genotype, y=mratio, fill=treatment)) +
  geom_bar(stat = "identity", 
           position = position_dodge()) +
  geom_errorbar(aes(ymin=mratio-sd.ratio, ymax=mratio+sd.ratio), width=.4,
                position = position_dodge(.9)) +
  labs(title = "Ratio of root and shoot per genotype at 3200m scale", x = "Genotype", y = "Root/shoot")

p.BG.3200
p.AG.3200
p.rs.3200

## ---- chunk 30
# select working dataframes:  "plant.biomass"
## calculate root:shoot ratio of biomass: "plant.biomass"
biomass_HT <- plant.biomass %>%
  mutate(ratio = BG.biomass/AG.biomass)
View(biomass_HT)

#### lm test whether the effect of herbivory differs for different genotypes. 
lm.BG <- lm(formula = BG.biomass ~ genotype*treatment, data = biomass_HT)
summary(lm.BG)
anova(lm.BG)

lm.AG <- lm(formula = AG.biomass ~ genotype*treatment, data = biomass_HT)
summary(lm.AG)
anova(lm.AG)

lm.ratio <- lm(formula = ratio ~ genotype*treatment, data = biomass_HT)
summary(lm.ratio)
anova(lm.ratio)

#test differences of trichome between treatment and among genotypes
## dataframe:"trichome"
lm.trichome <- lm(formula = trichome ~ genotype*treatment, data = trichome)
summary(lm.trichome)
anova(lm.trichome)


## ---- chunk 31
# load library
library(lme4)
# select working dataframes: "mass.geno.BU"(with means)
## ---- chunk 32
# create lm models

lm.mr.50 <- lm(mBG ~ treatment*d50, data = mass.geno.BU)
lm.mr.100 <- lm(mBG ~ treatment*d100, data = mass.geno.BU)
lm.mr.200 <- lm(mBG ~ treatment*d200, data = mass.geno.BU)
lm.mr.400 <- lm(mBG ~ treatment*d400, data = mass.geno.BU)
lm.mr.800 <- lm(mBG ~ treatment*d800, data = mass.geno.BU)
lm.mr.1600 <- lm(mBG ~ treatment*d1600, data = mass.geno.BU)
lm.mr.2400 <- lm(mBG ~ treatment*d2400, data = mass.geno.BU)
lm.mr.3200 <- lm(mBG ~ treatment*d3200, data = mass.geno.BU)

AIC(lm.mr.50, lm.mr.100, lm.mr.200, lm.mr.400, lm.mr.800, lm.mr.1600, lm.mr.2400, lm.mr.3200)    ##### model at d200 has lowest AIC value.

#summarize model d200
summary(lm.mr.200)
anova(lm.mr.200)

# visualize residuals and fitted values.
plot(lm.mr.200, pch=16, which=1)

# plot mod d200
p.mr.200 <- ggplot(mass.geno.BU, aes(d200, mBG, color = treatment)) +
  geom_point() +
  stat_smooth(method = "lm", fullrange=FALSE)
p.mr.200


## ---- chunk 33
# create lm models

lm.ms.50 <- lm(mAG ~ treatment*d50, data = mass.geno.BU)
lm.ms.100 <- lm(mAG ~ treatment*d100, data = mass.geno.BU)
lm.ms.200 <- lm(mAG ~ treatment*d200, data = mass.geno.BU)
lm.ms.400 <- lm(mAG ~ treatment*d400, data = mass.geno.BU)
lm.ms.800 <- lm(mAG ~ treatment*d800, data = mass.geno.BU)
lm.ms.1600 <- lm(mAG ~ treatment*d1600, data = mass.geno.BU)
lm.ms.2400 <- lm(mAG ~ treatment*d2400, data = mass.geno.BU)
lm.ms.3200 <- lm(mAG ~ treatment*d3200, data = mass.geno.BU)

AIC(lm.ms.50, lm.ms.100, lm.ms.200, lm.ms.400, lm.ms.800, lm.ms.1600, lm.ms.2400, lm.ms.3200)  ## model d100 has lowest AIC score.

#summarize model d100
summary(lm.ms.100)
anova(lm.ms.100)

# visualize residuals and fitted values.
plot(lm.ms.100, pch=16, which=1)

# plot
p.ms.100 <- ggplot(mass.geno.BU, aes(d100, mAG, color = treatment)) +
  geom_point() +
  stat_smooth(method = "lm", fullrange=FALSE)
p.ms.100



## ---- chunk 34
# create lm models
lm.mrs.50 <- lm(mratio ~ treatment*d50, data = mass.geno.BU)
lm.mrs.100 <- lm(mratio ~ treatment*d100, data = mass.geno.BU)
lm.mrs.200 <- lm(mratio ~ treatment*d200, data = mass.geno.BU)
lm.mrs.400 <- lm(mratio ~ treatment*d400, data = mass.geno.BU)
lm.mrs.800 <- lm(mratio ~ treatment*d800, data = mass.geno.BU)
lm.mrs.1600 <- lm(mratio ~ treatment*d1600, data = mass.geno.BU)
lm.mrs.2400 <- lm(mratio ~ treatment*d2400, data = mass.geno.BU)
lm.mrs.3200 <- lm(mratio ~ treatment*d3200, data = mass.geno.BU)

AIC(lm.mrs.50, lm.mrs.100, lm.mrs.200, lm.mrs.400, lm.mrs.800, lm.mrs.1600, lm.mrs.2400, lm.mrs.3200)   ## model d800 has lowest AIC value.

#summarize model d800
summary(lm.mrs.800)
anova(lm.mrs.800)

# visualize residuals and fitted values.
plot(lm.mrs.800, pch=16, which=1)

# plot
p.mrs.800 <- ggplot(mass.geno.BU, aes(d800, mratio, color = treatment)) +
  geom_point() +
  stat_smooth(method = "lm", fullrange=FALSE)
p.mrs.800


## ---- chunk 35
# select working dataframe: "mass.geno.BU"(with means)

# calculate difference of average biomass between herbivory and control treatment
df <- data.frame(genotype = mass.geno.BU[mass.geno.BU$treatment == "C", "genotype"],
                   df.BG = mass.geno.BU[mass.geno.BU$treatment == "C", "mBG"] - mass.geno.BU[mass.geno.BU$treatment == "H", "mBG"],
                   df.AG = mass.geno.BU[mass.geno.BU$treatment == "C", "mAG"] - mass.geno.BU[mass.geno.BU$treatment == "H", "mAG"],
                   df.rs = mass.geno.BU[mass.geno.BU$treatment == "C", "mratio"] - mass.geno.BU[mass.geno.BU$treatment == "H", "mratio"])

# creat new working dataframe: merge "diff" and "BU"
df.BU <- merge(df, BU, by = "genotype")
View(df.BU)

## Root biomass
lm.dfBG.50 <- lm(df.BG ~ d50, data = df.BU)
lm.dfBG.100 <- lm(df.BG ~ d100, data = df.BU)
lm.dfBG.200 <- lm(df.BG ~ d200, data = df.BU)
lm.dfBG.400 <- lm(df.BG ~ d400, data = df.BU)
lm.dfBG.800 <- lm(df.BG ~ d800, data = df.BU)
lm.dfBG.1600 <- lm(df.BG ~ d1600, data = df.BU)
lm.dfBG.2400 <- lm(df.BG ~ d2400, data = df.BU)
lm.dfBG.3200 <- lm(df.BG ~ d3200, data = df.BU)

## shoot biomass
lm.dfAG.50 <- lm(df.AG ~ d50, data = df.BU)
lm.dfAG.100 <- lm(df.AG ~ d100, data = df.BU)
lm.dfAG.200 <- lm(df.AG ~ d200, data = df.BU)
lm.dfAG.400 <- lm(df.AG ~ d400, data = df.BU)
lm.dfAG.800 <- lm(df.AG ~ d800, data = df.BU)
lm.dfAG.1600 <- lm(df.AG ~ d1600, data = df.BU)
lm.dfAG.2400 <- lm(df.AG ~ d2400, data = df.BU)
lm.dfAG.3200 <- lm(df.AG ~ d3200, data = df.BU)

## Root/shoot ratio
lm.dfRS.50 <- lm(df.rs ~ d50, data = df.BU)
lm.dfRS.100 <- lm(df.rs ~ d100, data = df.BU)
lm.dfRS.200 <- lm(df.rs ~ d200, data = df.BU)
lm.dfRS.400 <- lm(df.rs ~ d400, data = df.BU)
lm.dfRS.800 <- lm(df.rs ~ d800, data = df.BU)
lm.dfRS.1600 <- lm(df.rs ~ d1600, data = df.BU)
lm.dfRS.2400 <- lm(df.rs ~ d2400, data = df.BU)
lm.dfRS.3200 <- lm(df.rs ~ d3200, data = df.BU)


## Model selection
AIC(lm.dfBG.50, lm.dfBG.100, lm.dfBG.200, lm.dfBG.400, lm.dfBG.800, lm.dfBG.1600, lm.dfBG.2400, lm.dfBG.3200)   ## model d800 has lowest AIC value.
AIC(lm.dfAG.50, lm.dfAG.100, lm.dfAG.200, lm.dfAG.400, lm.dfAG.800, lm.dfAG.1600, lm.dfAG.2400, lm.dfAG.3200)   ## model d800 has lowest AIC value.
AIC(lm.dfRS.50, lm.dfRS.100, lm.dfRS.200, lm.dfRS.400, lm.dfRS.800, lm.dfRS.1600, lm.dfRS.2400, lm.dfRS.3200)   ## model d200 has lowest AIC value.

## summarize best models
summary(lm.dfBG.800)
summary(lm.dfAG.800)
summary(lm.dfRS.200)
## ---- chunk 36
# select working dataframes: "biomass_HT", "BU"

# categorize as rural and urban groups
urban50 <- BU %>% top_n(9, d50)      ###select the most urban genotypes
urban50 <- cbind(habitat = "urban", urban50)      ###add a new column marked as "urban" habitat 

rural50 <- BU %>% top_n(-9, d50)     ###select the most rural genotypes
rural50 <- cbind(habitat = "rural", rural50)      ###add a new column marked as "rural" habitat 

ru50 <- rbind(urban50, rural50)

bm.BU.50 <- merge(biomass_HT, ru50, by = "genotype")
View(bm.BU.50)

# create models
## shoot biomass
mod.AG.ru50 <- lm(AG.biomass ~ treatment + genotype + treatment*genotype + habitat + treatment*habitat, data = bm.BU.50)

## root biomass
mod.BG.ru50 <- lm(BG.biomass ~ treatment + genotype + treatment*genotype + habitat + treatment*habitat, data = bm.BU.50)

## root/shoot ratio
mod.rs.ru50 <- lm(ratio ~ treatment + genotype + treatment*genotype + habitat + treatment*habitat, data = bm.BU.50)

## number of trichome
mod.tric.ru50 <- lm(trichome ~ treatment + genotype + treatment*genotype + habitat + treatment*habitat, data = bm.BU.50)

## ---- chunk 37
# categorize as rural and urban groups
urban100 <- BU %>% top_n(9, d100)      ###select the most urban genotypes
urban100 <- cbind(habitat = "urban", urban100)      ###add a new column marked as "urban" habitat 

rural100 <- BU %>% top_n(-9, d100)     ###select the most rural genotypes
rural100 <- cbind(habitat = "rural", rural100)      ###add a new column marked as "rural" habitat 

ru100 <- rbind(urban100, rural100)

bm.BU.100 <- merge(biomass_HT, ru100, by = "genotype")

# create models
mod.AG.ru100 <- lm(AG.biomass ~ treatment + genotype + treatment*genotype + habitat + treatment*habitat, data = bm.BU.100)
mod.BG.ru100 <- lm(BG.biomass ~ treatment + genotype + treatment*genotype + habitat + treatment*habitat, data = bm.BU.100)
mod.rs.ru100 <- lm(ratio ~ treatment + genotype + treatment*genotype + habitat + treatment*habitat, data = bm.BU.100)
mod.tric.ru100 <- lm(trichome ~ treatment + genotype + treatment*genotype + habitat + treatment*habitat, data = bm.BU.100)

## ---- chunk 38
# categorize as rural and urban groups
urban200 <- BU %>% top_n(9, d200)      ###select the most urban genotypes
urban200 <- cbind(habitat = "urban", urban200)      ###add a new column marked as "urban" habitat 

rural200 <- BU %>% top_n(-9, d200)     ###select the most rural genotypes
rural200 <- cbind(habitat = "rural", rural200)      ###add a new column marked as "rural" habitat 

ru200 <- rbind(urban200, rural200)

bm.BU.200 <- merge(biomass_HT, ru200, by = "genotype")

# create models
mod.AG.ru200 <- lm(AG.biomass ~ treatment + genotype + treatment*genotype + habitat + treatment*habitat, data = bm.BU.200)
mod.BG.ru200 <- lm(BG.biomass ~ treatment + genotype + treatment*genotype + habitat + treatment*habitat, data = bm.BU.200)
mod.rs.ru200 <- lm(ratio ~ treatment + genotype + treatment*genotype + habitat + treatment*habitat, data = bm.BU.200)
mod.tric.ru200 <- lm(trichome ~ treatment + genotype + treatment*genotype + habitat + treatment*habitat, data = bm.BU.200)

## ---- chunk 39
# categorize as rural and urban groups
urban400 <- BU %>% top_n(9, d400)      ###select the most urban genotypes
urban400 <- cbind(habitat = "urban", urban400)      ###add a new column marked as "urban" habitat 

rural400 <- BU %>% top_n(-9, d400)     ###select the most rural genotypes
rural400 <- cbind(habitat = "rural", rural400)      ###add a new column marked as "rural" habitat 

ru400 <- rbind(urban400, rural400)

bm.BU.400 <- merge(biomass_HT, ru400, by = "genotype")

# create models
mod.AG.ru400 <- lm(AG.biomass ~ treatment + genotype + treatment*genotype + habitat + treatment*habitat, data = bm.BU.400)
mod.BG.ru400 <- lm(BG.biomass ~ treatment + genotype + treatment*genotype + habitat + treatment*habitat, data = bm.BU.400)
mod.rs.ru400 <- lm(ratio ~ treatment + genotype + treatment*genotype + habitat + treatment*habitat, data = bm.BU.400)
mod.tric.ru400 <- lm(trichome ~ treatment + genotype + treatment*genotype + habitat + treatment*habitat, data = bm.BU.400)

## ---- chunk 40
# categorize as rural and urban groups
urban800 <- BU %>% top_n(9, d800)      ###select the most urban genotypes
urban800 <- cbind(habitat = "urban", urban800)      ###add a new column marked as "urban" habitat 

rural800 <- BU %>% top_n(-9, d800)     ###select the most rural genotypes
rural800 <- cbind(habitat = "rural", rural800)      ###add a new column marked as "rural" habitat 

ru800 <- rbind(urban800, rural800)

bm.BU.800 <- merge(biomass_HT, ru800, by = "genotype")

# create models
mod.AG.ru800 <- lm(AG.biomass ~ treatment + genotype + treatment*genotype + habitat + treatment*habitat, data = bm.BU.800)
mod.BG.ru800 <- lm(BG.biomass ~ treatment + genotype + treatment*genotype + habitat + treatment*habitat, data = bm.BU.800)
mod.rs.ru800 <- lm(ratio ~ treatment + genotype + treatment*genotype + habitat + treatment*habitat, data = bm.BU.800)
mod.tric.ru800 <- lm(trichome ~ treatment + genotype + treatment*genotype + habitat + treatment*habitat, data = bm.BU.800)

## ---- chunk 41
# categorize as rural and urban groups
urban1600 <- BU %>% top_n(9, d1600)      ###select the most urban genotypes
urban1600 <- cbind(habitat = "urban", urban1600)      ###add a new column marked as "urban" habitat 

rural1600 <- BU %>% top_n(-9, d1600)     ###select the most rural genotypes
rural1600 <- cbind(habitat = "rural", rural1600)      ###add a new column marked as "rural" habitat 

ru1600 <- rbind(urban1600, rural1600)

bm.BU.1600 <- merge(biomass_HT, ru1600, by = "genotype")

# create models
mod.AG.ru1600 <- lm(AG.biomass ~ treatment + genotype + treatment*genotype + habitat + treatment*habitat, data = bm.BU.1600)
mod.BG.ru1600 <- lm(BG.biomass ~ treatment + genotype + treatment*genotype + habitat + treatment*habitat, data = bm.BU.1600)
mod.rs.ru1600 <- lm(ratio ~ treatment + genotype + treatment*genotype + habitat + treatment*habitat, data = bm.BU.1600)
mod.tric.ru1600 <- lm(trichome ~ treatment + genotype + treatment*genotype + habitat + treatment*habitat, data = bm.BU.1600)

## ---- chunk 42
# categorize as rural and urban groups
urban2400 <- BU %>% top_n(9, d2400)      ###select the most urban genotypes
urban2400 <- cbind(habitat = "urban", urban2400)      ###add a new column marked as "urban" habitat 

rural2400 <- BU %>% top_n(-9, d2400)     ###select the most rural genotypes
rural2400 <- cbind(habitat = "rural", rural2400)      ###add a new column marked as "rural" habitat 

ru2400 <- rbind(urban2400, rural2400)

bm.BU.2400 <- merge(biomass_HT, ru2400, by = "genotype")

# create models
mod.AG.ru2400 <- lm(AG.biomass ~ treatment + genotype + treatment*genotype + habitat + treatment*habitat, data = bm.BU.2400)
mod.BG.ru2400 <- lm(BG.biomass ~ treatment + genotype + treatment*genotype + habitat + treatment*habitat, data = bm.BU.2400)
mod.rs.ru2400 <- lm(ratio ~ treatment + genotype + treatment*genotype + habitat + treatment*habitat, data = bm.BU.2400)
mod.tric.ru2400 <- lm(trichome ~ treatment + genotype + treatment*genotype + habitat + treatment*habitat, data = bm.BU.2400)

## ---- chunk 43
# categorize as rural and urban groups
urban3200 <- BU %>% top_n(9, d3200)      ###select the most urban genotypes
urban3200 <- cbind(habitat = "urban", urban3200)      ###add a new column marked as "urban" habitat 

rural3200 <- BU %>% top_n(-9, d3200)     ###select the most rural genotypes
rural3200 <- cbind(habitat = "rural", rural3200)      ###add a new column marked as "rural" habitat 

ru3200 <- rbind(urban3200, rural3200)

bm.BU.3200 <- merge(biomass_HT, ru3200, by = "genotype")

# create modelss
mod.AG.ru3200 <- lm(AG.biomass ~ treatment + genotype + treatment*genotype + habitat + treatment*habitat, data = bm.BU.3200)
mod.BG.ru3200 <- lm(BG.biomass ~ treatment + genotype + treatment*genotype + habitat + treatment*habitat, data = bm.BU.3200)
mod.rs.ru3200 <- lm(ratio ~ treatment + genotype + treatment*genotype + habitat + treatment*habitat, data = bm.BU.3200)
mod.tric.ru3200 <- lm(trichome ~ treatment + genotype + treatment*genotype + habitat + treatment*habitat, data = bm.BU.3200)

## ---- chunk 44
AIC.AG <- AIC(mod.AG.ru50, mod.AG.ru100, mod.AG.ru200, mod.AG.ru400, mod.AG.ru800, mod.AG.ru1600, mod.AG.ru2400, mod.AG.ru3200)  ## Models (1600m, 2400m and 3200m) have same lowest AIC value.
AIC.BG <- AIC(mod.BG.ru50, mod.BG.ru100, mod.BG.ru200, mod.BG.ru400, mod.BG.ru800, mod.BG.ru1600, mod.BG.ru2400, mod.BG.ru3200)  ## Models (200m, 800m, 1600m, 2400m and 3200m) have same lowest AIC value.
AIC.ratio <- AIC(mod.rs.ru50, mod.rs.ru100, mod.rs.ru200, mod.rs.ru400, mod.rs.ru800, mod.rs.ru1600, mod.rs.ru2400, mod.rs.ru3200)  ## Models (200m and 800m) have same lowest AIC value.
AIC.tric <- AIC(mod.tric.ru50, mod.tric.ru100, mod.tric.ru200, mod.tric.ru400, mod.tric.ru800, mod.tric.ru1600, mod.tric.ru2400, mod.tric.ru3200)   ## Models (1600m, 2400m and 3200m) have same lowest AIC value.

AIC.AG
AIC.BG
AIC.ratio
AIC.tric
## ---- chunk 45
# summarize the best models
summary(mod.AG.ru3200)
summary(mod.BG.ru3200)
summary(mod.rs.ru200)
summary(mod.tric.ru3200)
## ---- chunk 46
# Calculate mean and sd:
data_summary <- function(data, varname, groupnames){
  require(plyr)
  summary_func <- function(x, col){
    c(mean = mean(x[[col]], na.rm=TRUE),
      sd = sd(x[[col]], na.rm=TRUE),
      se = sd(x[[col]])/sqrt(length(x)))
  }
  data_sum<-ddply(data, groupnames, .fun=summary_func, varname)
  data_sum <- rename(data_sum, c("mean" = varname))
 return(data_sum)
}


## plots at 1600m scale for root and shoot biomass
sum.AG1600 <- data_summary(bm.BU.1600,
                        varname = "AG.biomass",
                        groupnames = c("habitat", "treatment"))

sum.BG1600 <- data_summary(bm.BU.1600,
                        varname = "BG.biomass",
                        groupnames = c("habitat", "treatment"))

sum.tric1600 <- data_summary(bm.BU.1600,
                        varname = "trichome",
                        groupnames = c("habitat", "treatment"))



p.modAG <- ggplot(sum.AG1600, aes(x = habitat, y = AG.biomass, fill = treatment)) +
  geom_bar(stat = "identity", position = position_dodge()) +
  geom_errorbar(aes(ymin = AG.biomass - sd, ymax = AG.biomass + sd), width=.2,
                position = position_dodge(.9)) +
  labs(title = "Aboveground shoot biomass", x = "Habitat", y = "Shoot mass (mg)")

p.modBG <- ggplot(sum.BG1600, aes(x = habitat, y = BG.biomass, fill = treatment)) +
  geom_bar(stat = "identity", position = position_dodge()) +
  geom_errorbar(aes(ymin = BG.biomass - sd, ymax = BG.biomass + sd), width=.2,
                position = position_dodge(.9)) +
  labs(title = "Belowground root biomass", x = "Habitat", y = "Root mass (mg)")

p.modtric <- ggplot(sum.tric1600, aes(x = habitat, y = trichome, fill = treatment)) +
  geom_bar(stat = "identity", position = position_dodge()) +
  geom_errorbar(aes(ymin = trichome - sd, ymax = trichome + sd), width=.2,
                position = position_dodge(.9)) +
  labs(title = "Number of trichome", x = "Habitat", y = "Number of trichome")

p.modAG
p.modBG
p.modtric

## plot at 200m scale for root/shoot ratio
sum.ratio200 <- data_summary(bm.BU.200,
                        varname = "ratio",
                        groupnames = c("habitat", "treatment"))

p.modratio <- ggplot(sum.ratio200, aes(x = habitat, y = ratio, fill = treatment)) +
  geom_bar(stat = "identity", position = position_dodge()) +
  geom_errorbar(aes(ymin = ratio - sd, ymax = ratio + sd), width=.2,
                position = position_dodge(.9)) +
  labs(title = "Root/shoot ratio", x = "Habitat", y = "root/shoot")
p.modratio


## ---- chunk 47


## plot them
mod.AG.ru50 <- lm(AG.biomass ~ treatment + genotype + treatment*genotype + habitat + treatment*habitat, data = bm.BU.50)
dp.AG50 <- ggplot(bm.BU.50, aes(x=d50, y=AG.biomass)) +
  geom_point() 

dp.AG50

ggplot(bm.BU.50, aes(x=d50, y=AG.biomass, shape=habitat, color=treatment)) +
  geom_point() +
  geom_smooth(method="lm", se=FALSE)
